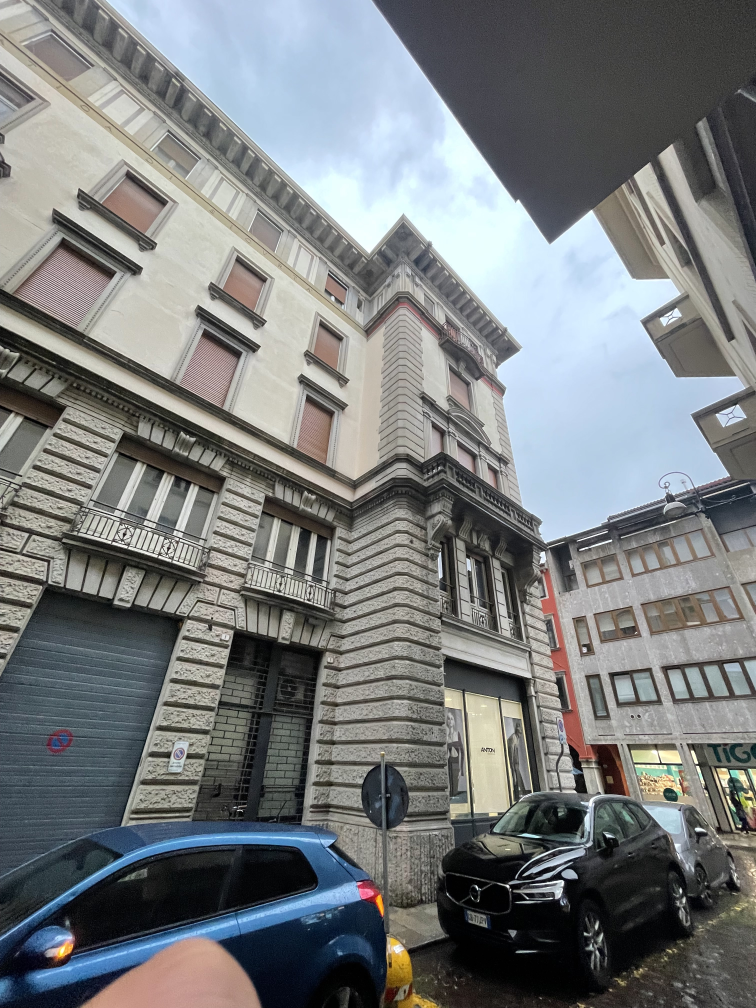
#> input picture IMG_2974.jpeg, 3024 x 4032 px (shown at 1/4 size)
$ python -i bake_oc_reference_development_local.py   (imports and definitions only)   (older library calls are emulated)
#> lines starting #> are read from the running program, lines starting #| are printed output that depends on the picture
#> further down, picture is the input picture: shape (4032, 3024, 3); mean B, G, R 125.2, 124.1, 120.8
#!/usr/bin/env python3
"""Bake every reviewed plane and unfold its Blend texture into one facade strip."""
from __future__ import annotations

import argparse
import json
import shutil
import subprocess
import sys
import tempfile
from dataclasses import dataclass
from pathlib import Path

import cv2
import numpy as np

from app.services import ortho_bake as ob
from scripts import run_oc_reference_registration_local as registration


@dataclass
class PlaneLayout:
    plane_id: int
    index: int
    name: str
    role: str
    image_path: Path
    image_width: int
    image_height: int
    min_up: float
    max_up: float
    topology_sides: list[np.ndarray]
    image_side_for_topology_side: list[int]
    rectification_quad_px: np.ndarray | None = None


# [250 lines left out: functions _compositing_command, bake_planes_with_compositing_engine, import_compositing_result, _vertical_sides, _average_horizontal_width, _ordered_quad_pixels and 1 more, not called in this run]


def _estimate_horizontal_level_shift(image: np.ndarray) -> tuple[int, float]:
    """Stima quanto le fasce orizzontali scendono da sinistra a destra."""
    height, width = image.shape[:2]
    if height < 40 or width < 30:
        return 0, 0.0
    gray = cv2.cvtColor(image[..., :3], cv2.COLOR_BGR2GRAY).astype(np.float32)
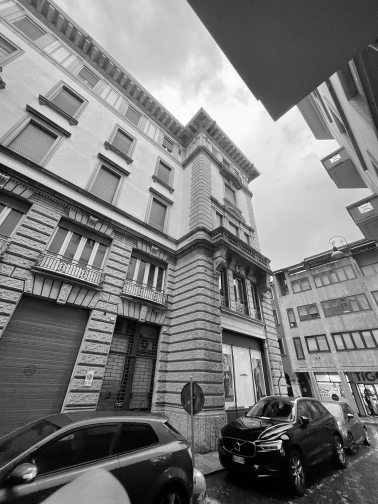
#> gray: shape (4032, 3024) float32 (shown at 1/8 size); min 0, max 255, mean 123.2
    gradient = np.abs(cv2.Sobel(gray, cv2.CV_32F, 0, 1, ksize=3))
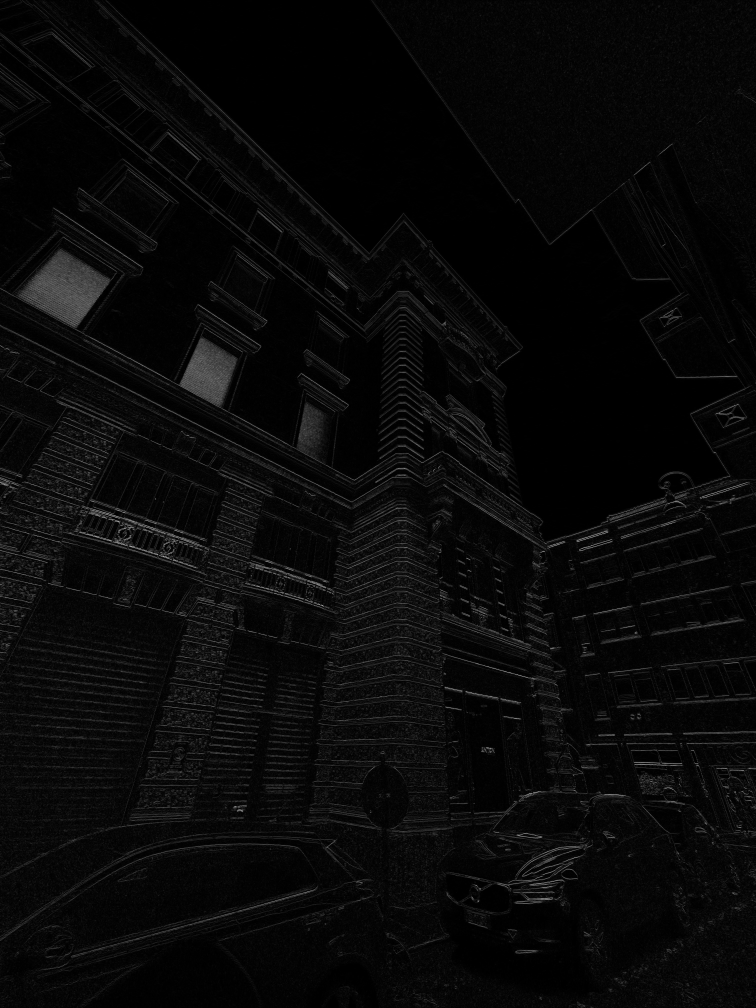
#> gradient: shape (4032, 3024) float32 (shown at 1/4 size); min 0, max 1006, mean 36.1; drawn with min black and max white
    y0, y1 = int(height * 0.45), int(height * 0.90)
    left = gradient[y0:y1, int(width * 0.12):max(int(width * 0.35), 1)].mean(1)
#> left = 1814 values, max 136.5 at index 343, min 18.67 at index 1758, mean 54.47
    right = gradient[y0:y1, int(width * 0.65):max(int(width * 0.88), 1)].mean(1)
#> right = 1814 values, max 162 at index 1161, min 3.65 at index 120, mean 39.76
    left = cv2.GaussianBlur(left[:, None], (1, 0), 3).ravel()
#> left = 1814 values, max 125.6 at index 345, min 20.29 at index 1782, mean 54.47
    right = cv2.GaussianBlur(right[:, None], (1, 0), 3).ravel()
#> right = 1814 values, max 86.65 at index 1124, min 4.69 at index 119, mean 39.76
    left = (left - left.mean()) / max(float(left.std()), 1e-6)
#> left = 1814 values, max 4 at index 345, min -1.92 at index 1782, mean -1.01e-07
    right = (right - right.mean()) / max(float(right.std()), 1e-6)
#> right = 1814 values, max 2.94 at index 1124, min -2.2 at index 119, mean -1.01e-07
    strip_center_distance = 0.53
    maximum_shift = max(2, int(round(
        width * strip_center_distance * np.tan(np.radians(5.0)),
    )))
    candidates = []
    for shift in range(-maximum_shift, maximum_shift + 1):
        if shift < 0:
            first, second = left[-shift:], right[:shift]
        elif shift > 0:
            first, second = left[:-shift], right[shift:]
        else:
            first, second = left, right
        candidates.append((float(np.mean(first * second)), shift))
#> after the loop, candidates = 281 pairs, first value -0.207 to 0.16, second value -140 to 140
    confidence, strip_shift = max(candidates)
#> confidence = 0.16; strip_shift = -22
    full_width_shift = int(round(strip_shift / strip_center_distance))
#> full_width_shift = -42
    return (full_width_shift, confidence) if confidence >= 0.35 else (0, confidence)


# [413 lines left out: functions _straighten_horizontal_levels, _edge_distance, _plane_frame_sides, _build_layouts, _adjacency, _traverse_chain and 3 more, not called in this run]


# [2 lines not run here, left out]

>>> import cv2
>>> picture = cv2.imread('../../IMG_2974.jpeg')
>>> result = _estimate_horizontal_level_shift(picture)
#> result = (0, 0.16)

$ run again, on IMG_2976.jpeg
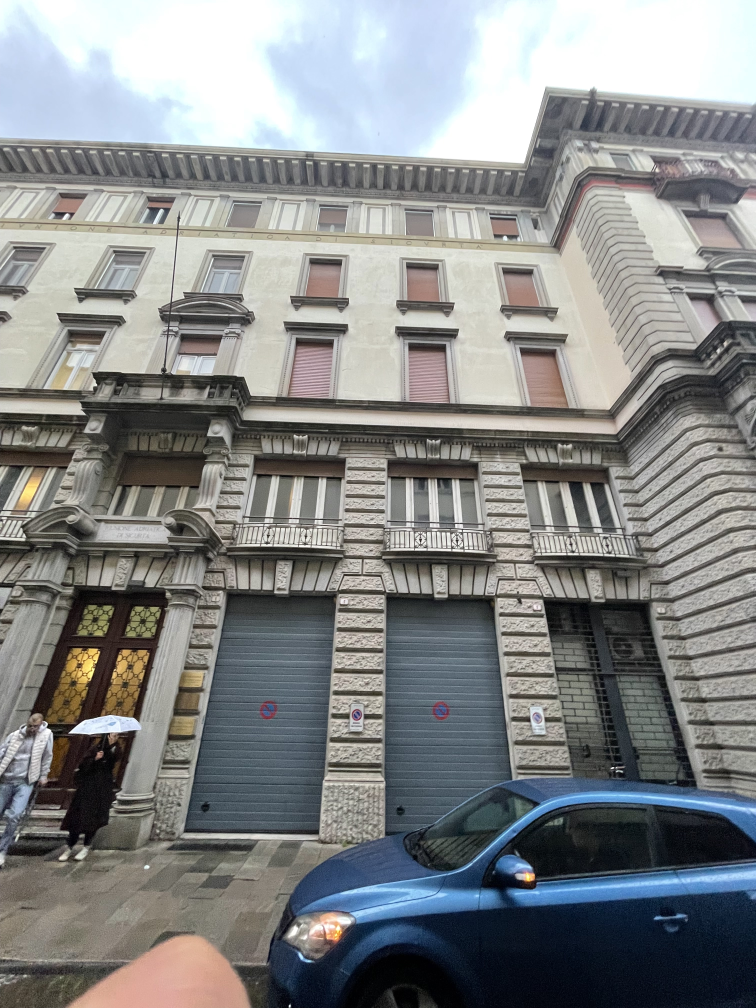
#> input picture IMG_2976.jpeg, 3024 x 4032 px (shown at 1/4 size)
#> picture is the input picture: shape (4032, 3024, 3); mean B, G, R 135.2, 135, 132.9
#> in _estimate_horizontal_level_shift, `gray = cv2.cvtColor(image[..., :3], cv2.COLOR_BGR2GRAY).astype(np.floa..`:
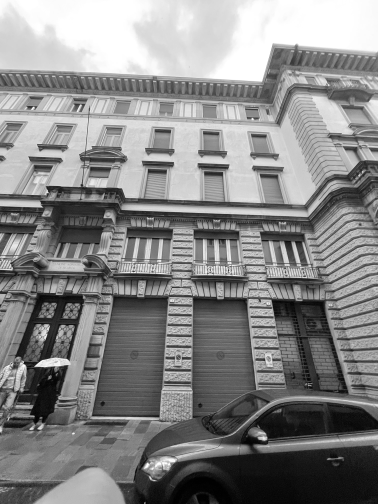
#> gray: shape (4032, 3024) float32 (shown at 1/8 size); min 0, max 255, mean 134.4
#> in _estimate_horizontal_level_shift, `gradient = np.abs(cv2.Sobel(gray, cv2.CV_32F, 0, 1, ksize=3))`:
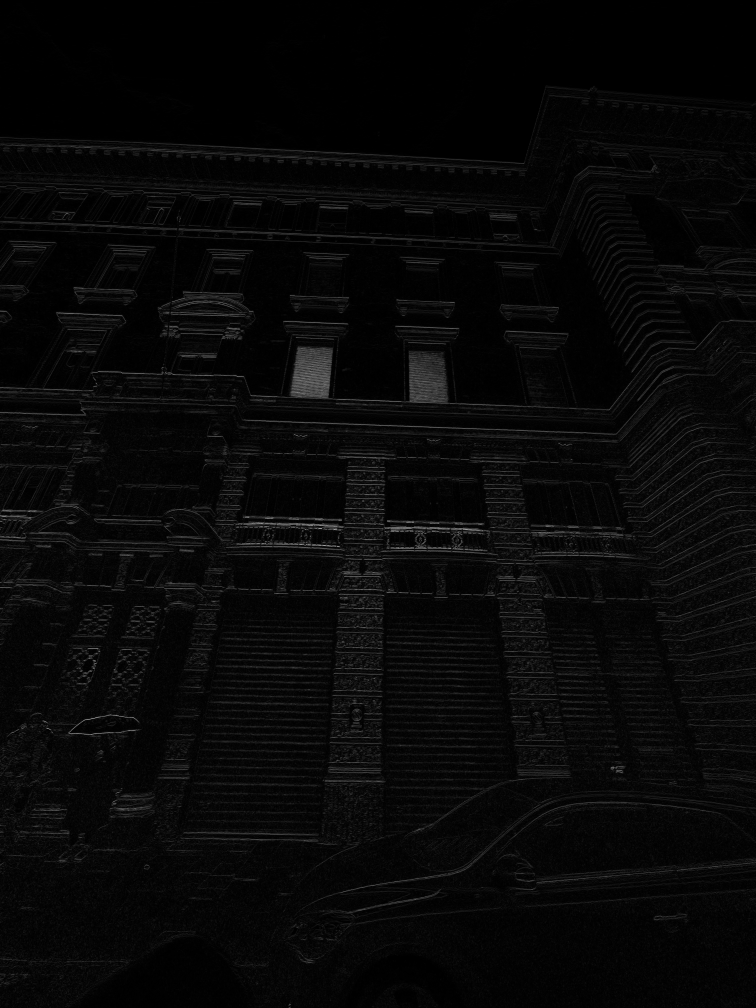
#> gradient: shape (4032, 3024) float32 (shown at 1/4 size); min 0, max 1006, mean 32.7; drawn with min black and max white
#> in _estimate_horizontal_level_shift, `left = gradient[y0:y1, int(width * 0.12):max(int(width * 0.35), 1)].me..`: left = 1814 values, max 164.3 at index 282, min 18.42 at index 1804, mean 40.21
#> in _estimate_horizontal_level_shift, `right = gradient[y0:y1, int(width * 0.65):max(int(width * 0.88), 1)].m..`: right = 1814 values, max 215.2 at index 315, min 19.6 at index 1767, mean 43.89
#> in _estimate_horizontal_level_shift, `left = cv2.GaussianBlur(left[:, None], (1, 0), 3).ravel()`: left = 1814 values, max 119.3 at index 359, min 19.94 at index 1803, mean 40.21
#> in _estimate_horizontal_level_shift, `right = cv2.GaussianBlur(right[:, None], (1, 0), 3).ravel()`: right = 1814 values, max 134.6 at index 316, min 21.2 at index 1766, mean 43.89
#> in _estimate_horizontal_level_shift, `left = (left - left.mean()) / max(float(left.std()), 1e-6)`: left = 1814 values, max 5.44 at index 359, min -1.4 at index 1803, mean -2.52e-08
#> in _estimate_horizontal_level_shift, `right = (right - right.mean()) / max(float(right.std()), 1e-6)`: right = 1814 values, max 5.89 at index 316, min -1.47 at index 1766, mean -1.35e-07
#> after the loop in _estimate_horizontal_level_shift, `for shift in range(-maximum_shift, maximum_shift + 1):`: candidates = 281 pairs, first value 0.0014 to 0.463, second value -140 to 140
#> confidence = 0.463; strip_shift = 48
#> full_width_shift = 91
#> result = (91, 0.463)

$ run again, on IMG_2977.jpeg
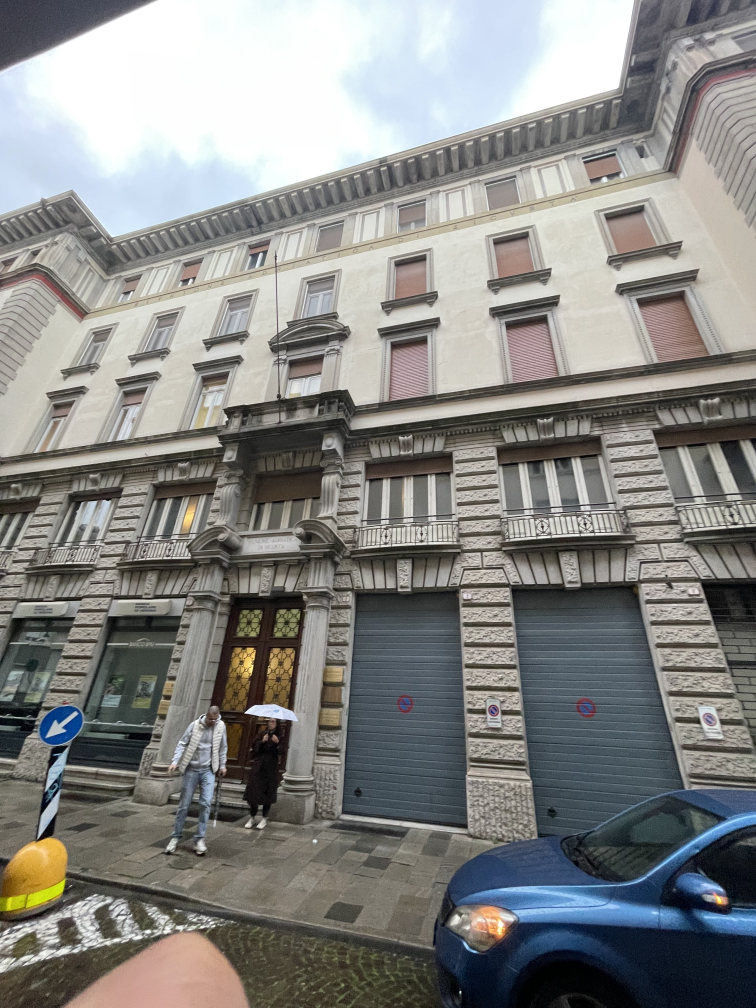
#> input picture IMG_2977.jpeg, 3024 x 4032 px (shown at 1/4 size)
#> picture is the input picture: shape (4032, 3024, 3); mean B, G, R 132.8, 135, 134.7
#> in _estimate_horizontal_level_shift, `gray = cv2.cvtColor(image[..., :3], cv2.COLOR_BGR2GRAY).astype(np.floa..`:
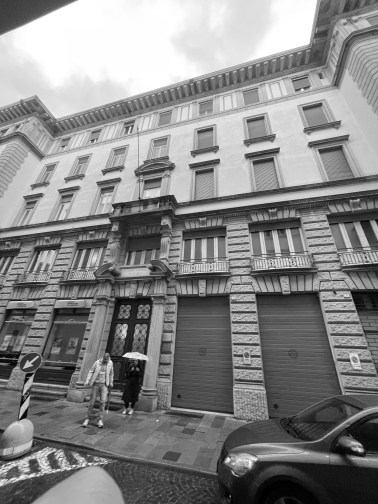
#> gray: shape (4032, 3024) float32 (shown at 1/8 size); min 0, max 255, mean 134.6
#> in _estimate_horizontal_level_shift, `gradient = np.abs(cv2.Sobel(gray, cv2.CV_32F, 0, 1, ksize=3))`:
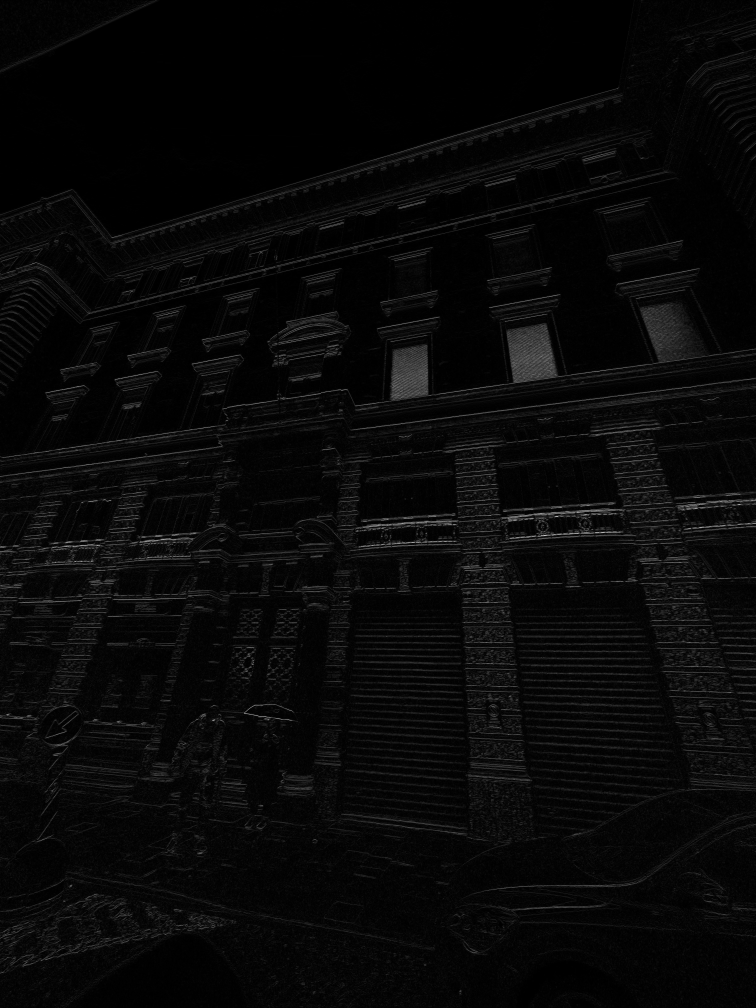
#> gradient: shape (4032, 3024) float32 (shown at 1/4 size); min 0, max 1007, mean 34.3; drawn with min black and max white
#> in _estimate_horizontal_level_shift, `left = gradient[y0:y1, int(width * 0.12):max(int(width * 0.35), 1)].me..`: left = 1814 values, max 159.8 at index 346, min 19.13 at index 725, mean 41.65
#> in _estimate_horizontal_level_shift, `right = gradient[y0:y1, int(width * 0.65):max(int(width * 0.88), 1)].m..`: right = 1814 values, max 216.6 at index 243, min 18.19 at index 751, mean 47.87
#> in _estimate_horizontal_level_shift, `left = cv2.GaussianBlur(left[:, None], (1, 0), 3).ravel()`: left = 1814 values, max 126.8 at index 346, min 24.01 at index 949, mean 41.65
#> in _estimate_horizontal_level_shift, `right = cv2.GaussianBlur(right[:, None], (1, 0), 3).ravel()`: right = 1814 values, max 176.1 at index 243, min 21.35 at index 1783, mean 47.86
#> in _estimate_horizontal_level_shift, `left = (left - left.mean()) / max(float(left.std()), 1e-6)`: left = 1814 values, max 5.12 at index 346, min -1.06 at index 949, mean 1.85e-07
#> in _estimate_horizontal_level_shift, `right = (right - right.mean()) / max(float(right.std()), 1e-6)`: right = 1814 values, max 5.2 at index 243, min -1.08 at index 1783, mean 1.68e-08
#> after the loop in _estimate_horizontal_level_shift, `for shift in range(-maximum_shift, maximum_shift + 1):`: candidates = 281 pairs, first value 0.00615 to 0.663, second value -140 to 140
#> confidence = 0.663; strip_shift = -100
#> full_width_shift = -189
#> result = (-189, 0.663)
